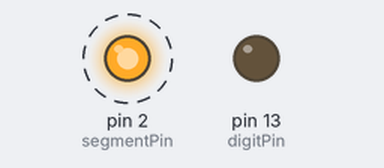
The sketch below on a simulated Arduino Uno, built with avr-gcc and run on an emulated ATmega328P. Shown: output pins drawn as LEDs (lit = HIGH). Dashed ring = blinking.

Above: at 0.2 s.
Timing chart, 0 to 3.0 s (numbered marks = the images above):
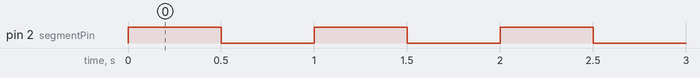

The sketch:

seven_segment_led02.ino
```cpp
// LEDをオン・オフする際の出力
#define DIGIT_ON LOW
#define DIGIT_OFF HIGH
#define SEGMENT_ON HIGH
#define SEGMENT_OFF LOW

const int digitPin = 13;   // ディジット(コモン)に接続するArduinoのピン
const int segmentPin = 2;  // セグメントに接続するArduinoのピン

// setup()　は，最初に一度だけ実行される
void setup() {
  pinMode(digitPin, OUTPUT);    // digitPinを出力モードに設定する
  pinMode(segmentPin, OUTPUT);  // segmentPinを出力モードに設定する
}

// loop() は，setup ()実行後，無限に実行される
void loop() {
  digitalWrite(digitPin, DIGIT_ON);       // digitPinをオンにする
  digitalWrite(segmentPin, SEGMENT_ON);   // segmentPinをオンにする
  delay(500);                             // 500ms 待つ
  digitalWrite(segmentPin, SEGMENT_OFF);  // segmentPinをオフにする
  delay(500);                             // 500ms 待つ
}
```

Measured:
- by itself, pin 2 (segmentPin): alternates HIGH for 0.50 s and LOW for 0.50 s
